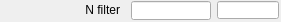
   <widget class="caFrame" name="caFrame_5">
    <property name="geometry">
     <rect>
      <x>806</x>
      <y>95</y>
      <width>281</width>
      <height>22</height>
     </rect>
    </property>
    <widget class="caLineEdit" name="caLineEdit_9">
     <property name="geometry">
      <rect>
       <x>217</x>
       <y>1</y>
       <width>62</width>
       <height>18</height>
      </rect>
     </property>
     <property name="alignment">
      <set>Qt::AlignAbsolute|Qt::AlignLeading|Qt::AlignLeft|Qt::AlignVCenter</set>
     </property>
     <property name="channel" stdset="0">
      <string>$(P)$(R)NumFilter_RBV</string>
     </property>
     <property name="foreground">
      <color>
       <red>10</red>
       <green>0</green>
       <blue>184</blue>
      </color>
     </property>
     <property name="background">
      <color>
       <red>187</red>
       <green>187</green>
       <blue>187</blue>
      </color>
     </property>
     <property name="colorMode">
      <enum>caLineEdit::Static</enum>
     </property>
     <property name="precisionMode">
      <enum>caLineEdit::Channel</enum>
     </property>
     <property name="limitsMode">
      <enum>caLineEdit::Channel</enum>
     </property>
     <property name="maxValue">
      <double>1.000000000000000</double>
     </property>
     <property name="minValue">
      <double>0.000000000000000</double>
     </property>
     <property name="fontScaleMode">
      <enum>caLineEdit::WidthAndHeight</enum>
     </property>
     <property name="formatType">
      <enum>caLineEdit::decimal</enum>
     </property>
    </widget>
    <widget class="caTextEntry" name="caTextEntry_3">
     <property name="geometry">
      <rect>
       <x>131</x>
       <y>1</y>
       <width>80</width>
       <height>19</height>
      </rect>
     </property>
     <property name="channel" stdset="0">
      <string>$(P)$(R)NumFilter</string>
     </property>
     <property name="foreground">
      <color>
       <red>0</red>
       <green>0</green>
       <blue>0</blue>
      </color>
     </property>
     <property name="background">
      <color>
       <red>115</red>
       <green>223</green>
       <blue>255</blue>
      </color>
     </property>
     <property name="colorMode">
      <enum>caLineEdit::Static</enum>
     </property>
     <property name="precisionMode">
      <enum>caLineEdit::Channel</enum>
     </property>
     <property name="limitsMode">
      <enum>caLineEdit::Channel</enum>
     </property>
     <property name="maxValue">
      <double>1.000000000000000</double>
     </property>
     <property name="minValue">
      <double>0.000000000000000</double>
     </property>
     <property name="fontScaleMode">
      <enum>caLineEdit::WidthAndHeight</enum>
     </property>
     <property name="formatType">
      <enum>caLineEdit::decimal</enum>
     </property>
    </widget>
    <widget class="caLabel" name="caLabel_14">
     <property name="geometry">
      <rect>
       <x>0</x>
       <y>0</y>
       <width>120</width>
       <height>20</height>
      </rect>
     </property>
     <property name="frameShape">
      <enum>QFrame::NoFrame</enum>
     </property>
     <property name="text">
      <string>N filter</string>
     </property>
     <property name="alignment">
      <set>Qt::AlignAbsolute|Qt::AlignRight|Qt::AlignTrailing|Qt::AlignVCenter</set>
     </property>
     <property name="fontScaleMode">
      <enum>ESimpleLabel::WidthAndHeight</enum>
     </property>
     <property name="foreground">
      <color>
       <red>0</red>
       <green>0</green>
       <blue>0</blue>
      </color>
     </property>
     <property name="background">
      <color alpha="0">
       <red>0</red>
       <green>0</green>
       <blue>0</blue>
      </color>
     </property>
    </widget>
   </widget>
